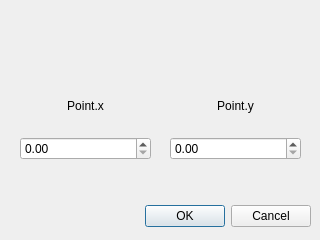
<?xml version="1.0" encoding="UTF-8"?>
<ui version="4.0">
 <class>Dialog</class>
 <widget class="QDialog" name="Dialog">
  <property name="geometry">
   <rect>
    <x>0</x>
    <y>0</y>
    <width>320</width>
    <height>240</height>
   </rect>
  </property>
  <property name="windowTitle">
   <string>Dialog</string>
  </property>
  <widget class="QDialogButtonBox" name="buttonBox">
   <property name="geometry">
    <rect>
     <x>10</x>
     <y>200</y>
     <width>301</width>
     <height>32</height>
    </rect>
   </property>
   <property name="orientation">
    <enum>Qt::Horizontal</enum>
   </property>
   <property name="standardButtons">
    <set>QDialogButtonBox::Cancel|QDialogButtonBox::Ok</set>
   </property>
  </widget>
  <widget class="QWidget" name="verticalLayoutWidget">
   <property name="geometry">
    <rect>
     <x>20</x>
     <y>80</y>
     <width>131</width>
     <height>80</height>
    </rect>
   </property>
   <layout class="QVBoxLayout" name="verticalLayout">
    <item>
     <widget class="QLabel" name="label">
      <property name="text">
       <string>Point.x</string>
      </property>
      <property name="alignment">
       <set>Qt::AlignCenter</set>
      </property>
     </widget>
    </item>
    <item>
     <widget class="QDoubleSpinBox" name="x"/>
    </item>
   </layout>
  </widget>
  <widget class="QWidget" name="verticalLayoutWidget_2">
   <property name="geometry">
    <rect>
     <x>170</x>
     <y>80</y>
     <width>131</width>
     <height>80</height>
    </rect>
   </property>
   <layout class="QVBoxLayout" name="verticalLayout_2">
    <item>
     <widget class="QLabel" name="label_2">
      <property name="text">
       <string>Point.y</string>
      </property>
      <property name="alignment">
       <set>Qt::AlignCenter</set>
      </property>
     </widget>
    </item>
    <item>
     <widget class="QDoubleSpinBox" name="y"/>
    </item>
   </layout>
  </widget>
 </widget>
 <resources/>
 <connections>
  <connection>
   <sender>buttonBox</sender>
   <signal>accepted()</signal>
   <receiver>Dialog</receiver>
   <slot>accept()</slot>
   <hints>
    <hint type="sourcelabel">
     <x>248</x>
     <y>254</y>
    </hint>
    <hint type="destinationlabel">
     <x>157</x>
     <y>274</y>
    </hint>
   </hints>
  </connection>
  <connection>
   <sender>buttonBox</sender>
   <signal>rejected()</signal>
   <receiver>Dialog</receiver>
   <slot>reject()</slot>
   <hints>
    <hint type="sourcelabel">
     <x>316</x>
     <y>260</y>
    </hint>
    <hint type="destinationlabel">
     <x>286</x>
     <y>274</y>
    </hint>
   </hints>
  </connection>
 </connections>
</ui>
